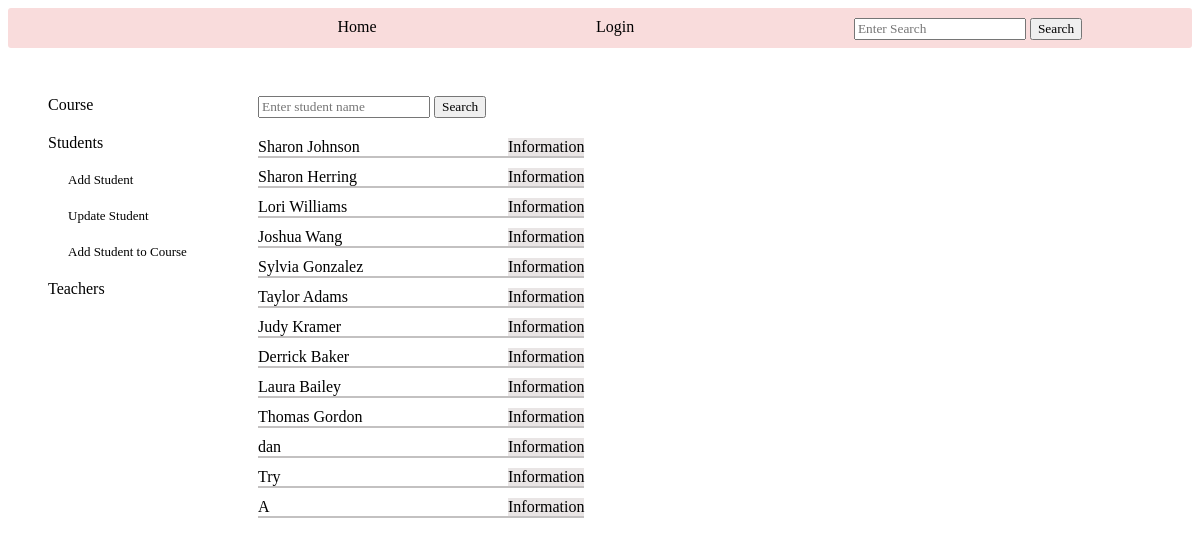
The app's page /admin_students with its own data.
### tables this page shows
CREATE TABLE students (
        id INTEGER PRIMARY KEY,
        name TEXT NOT NULL,
        email TEXT UNIQUE,
        phone TEXT UNIQUE,
        user_id INTEGER,
        FOREIGN KEY(user_id) REFERENCES new_users (id)
        );

### app.py (the view, shortened to what this page needs)
@app.route('/admin_students', methods=['GET', 'POST'])
def admin_students(): # students information and actions for admin
    log=check_log()
    info=info_user()
    form=['create']
    return render_template('admin_students.html', log=log, info=info, form=form, student_attend='', student_dict='', students=create_students_objects(crud.read_all('students')))

### app.py (called while the page is built)
def check_log(): #check if user is loged in or not
    log_result={}
    if "name" in session:
        link='/logout'
        log='Logout'
        log_result['link']=link
        log_result['log']=log
        return log_result
    else:
        link='/login'
        log='Login'
        log_result['link']=link
        log_result['log']=log
        return log_result

def info_user(): # get user info
    if "role" in session:
        info={}
        if session['role']=='admin':
            info['id']=session['id']
            info['link']=f"/administrator/{session['id']}"
            info['word']='Administrator'
            info['hello']=f"Hello {crud.admin_name(session['id'])}- what do you want to do?"
        if session['role']=='teacher':
            info['id']=session['id']
            info['link']=f"/teacher_profile/{session['id']}"
            info['word']=f"Welcome {crud.teacher_name(session['id'])}"
            info['class']='user_hello'
        if session['role']=='student':
            info['id']=session['id']
            info['link']=f"/student_profile/{session['id']}"
            info['word']=f"Welcome {crud.student_name(session['id'])}"
            info['class']='user_hello'
        return info

### crud.py (called while the page is built)
def read_all(table):
    return query(f"SELECT * FROM {table}")

### functions.py (called while the page is built)
def create_students_objects(students: list):
    students_objects=[classes.Student(student[0], student[1], student[2], student[3], student[4]) for student in students]
    return students_objects

### setup_db.py (called while the page is built)
def query(sql):
    with sqlite3.connect('students.db') as conn:
        cur=conn.cursor()
        cur.execute(sql)
        return cur.fetchall()

### templates/admin_students.html (shortened to what this page needs)
{% include "admin_nav_students.html" %}
    <div class="admin_students_main">
        <div class="main_student_search">
            <div class="student_search">
                {% for f in form %}
                <form action="" method="POST">
                    <input type="text" name="search" placeholder="Enter student name">
                    <input type="submit" value="Search">
                </form>
                {% endfor %}
            </div>
            <div class="students_list">
                {% for student in students %}
                <div class="student_info">
                    <div class="student_name">{{student.name}}</div>
                    <a href="/student_info/{{student.tid}}">Information</a>
                </div>
                {% endfor %}
            </div>
        </div>
        <div class="student_courses">
            <div class="average_course_attend">
            </div>
        </div>
    </div>
    <div class="info_more_links">
    </div>
</div>

### static/style.css (style rules this page uses)
input { font-family: 'Times New Roman', Times, serif; }
.info_more_links { display: flex; gap: 5px; grid-row: 1; grid-column: 2; height: 18px; margin-left: 320px; }
.average_course_attend { display: flex; flex-direction: column; gap: 5px; }
.admin_students_main { grid-column: 2; grid-row: 2; display: flex; }
.main_student_search { display: flex; flex-direction: column; gap:20px; }
.students_list { display: flex; flex-direction: column; gap:10px; justify-content: space-between; }
.students_list>div { border-bottom: solid; border-width: 2px; border-color: rgb(195, 193, 193); }
.student_info { display: flex; }
.student_info>a { text-decoration: none; color: black; background-color: rgb(233, 229, 229); }
.student_name { width:250px; }
.student_courses { display: flex; flex-direction: column; gap: 20px; }

### records on screen
students: name "Sharon Johnson"
students: name "Sharon Herring"
students: name "Lori Williams"
students: name "Joshua Wang"
students: name "Sylvia Gonzalez"
students: name "Taylor Adams"
students: name "Judy Kramer"
students: name "Derrick Baker"
students: name "Laura Bailey"
students: name "Thomas Gordon"
students: name "dan"
students: name "Try"
students: name "A"

### other values on screen
{{ log.log }} "Login"
